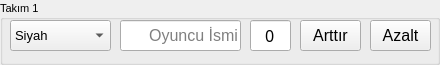
     <widget class="QGroupBox" name="teamArea_1">
      <property name="minimumSize">
       <size>
        <width>440</width>
        <height>65</height>
       </size>
      </property>
      <property name="maximumSize">
       <size>
        <width>440</width>
        <height>65</height>
       </size>
      </property>
      <property name="baseSize">
       <size>
        <width>440</width>
        <height>65</height>
       </size>
      </property>
      <property name="font">
       <font>
        <pointsize>8</pointsize>
       </font>
      </property>
      <property name="title">
       <string>Takım 1</string>
      </property>
      <property name="alignment">
       <set>Qt::AlignJustify|Qt::AlignVCenter</set>
      </property>
      <widget class="QComboBox" name="colorPicker_1">
       <property name="geometry">
        <rect>
         <x>10</x>
         <y>20</y>
         <width>101</width>
         <height>31</height>
        </rect>
       </property>
       <property name="font">
        <font>
         <pointsize>10</pointsize>
        </font>
       </property>
       <item>
        <property name="text">
         <string>Siyah</string>
        </property>
       </item>
       <item>
        <property name="text">
         <string>Gri</string>
        </property>
       </item>
       <item>
        <property name="text">
         <string>Beyaz</string>
        </property>
       </item>
       <item>
        <property name="text">
         <string>Mavi</string>
        </property>
       </item>
       <item>
        <property name="text">
         <string>Turkuaz</string>
        </property>
       </item>
       <item>
        <property name="text">
         <string>Kırmızı</string>
        </property>
       </item>
       <item>
        <property name="text">
         <string>Turuncu</string>
        </property>
       </item>
       <item>
        <property name="text">
         <string>Sarı</string>
        </property>
       </item>
       <item>
        <property name="text">
         <string>Yeşil (Açık)</string>
        </property>
       </item>
       <item>
        <property name="text">
         <string>Yeşil (Koyu)</string>
        </property>
       </item>
       <item>
        <property name="text">
         <string>Mor</string>
        </property>
       </item>
       <item>
        <property name="text">
         <string>Pembe</string>
        </property>
       </item>
       <item>
        <property name="text">
         <string>Kahverengi</string>
        </property>
       </item>
      </widget>
      <widget class="QLineEdit" name="teamScore_1">
       <property name="geometry">
        <rect>
         <x>250</x>
         <y>20</y>
         <width>41</width>
         <height>31</height>
        </rect>
       </property>
       <property name="font">
        <font>
         <family>Poppins</family>
         <pointsize>12</pointsize>
        </font>
       </property>
       <property name="text">
        <string>0</string>
       </property>
       <property name="alignment">
        <set>Qt::AlignCenter</set>
       </property>
      </widget>
      <widget class="QPushButton" name="incBt_1">
       <property name="geometry">
        <rect>
         <x>300</x>
         <y>20</y>
         <width>61</width>
         <height>31</height>
        </rect>
       </property>
       <property name="font">
        <font>
         <pointsize>12</pointsize>
        </font>
       </property>
       <property name="text">
        <string>Arttır</string>
       </property>
       <property name="iconSize">
        <size>
         <width>16</width>
         <height>16</height>
        </size>
       </property>
      </widget>
      <widget class="QPushButton" name="decBt_1">
       <property name="geometry">
        <rect>
         <x>370</x>
         <y>20</y>
         <width>61</width>
         <height>31</height>
        </rect>
       </property>
       <property name="font">
        <font>
         <pointsize>12</pointsize>
        </font>
       </property>
       <property name="text">
        <string>Azalt</string>
       </property>
       <property name="iconSize">
        <size>
         <width>16</width>
         <height>16</height>
        </size>
       </property>
      </widget>
      <widget class="QLineEdit" name="teamName_1">
       <property name="geometry">
        <rect>
         <x>120</x>
         <y>20</y>
         <width>121</width>
         <height>31</height>
        </rect>
       </property>
       <property name="font">
        <font>
         <pointsize>12</pointsize>
        </font>
       </property>
       <property name="alignment">
        <set>Qt::AlignRight|Qt::AlignTrailing|Qt::AlignVCenter</set>
       </property>
       <property name="placeholderText">
        <string>Oyuncu İsmi</string>
       </property>
      </widget>
     </widget>
